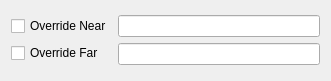
<?xml version="1.0" encoding="UTF-8"?>
<!--
 Copyright 2016 Pixar

 Licensed under the Apache License, Version 2.0 (the "Apache License")
 with the following modification; you may not use this file except in
 compliance with the Apache License and the following modification to it:
 Section 6. Trademarks. is deleted and replaced with:

 6. Trademarks. This License does not grant permission to use the trade
    names, trademarks, service marks, or product names of the Licensor
    and its affiliates, except as required to comply with Section 4(c) of
    the License and to reproduce the content of the NOTICE file.

 You may obtain a copy of the Apache License at

     http://www.apache.org/licenses/LICENSE-2.0

 Unless required by applicable law or agreed to in writing, software
 distributed under the Apache License with the above modification is
 distributed on an "AS IS" BASIS, WITHOUT WARRANTIES OR CONDITIONS OF ANY
 KIND, either express or implied. See the Apache License for the specific
 language governing permissions and limitations under the Apache License.
-->
<ui version="4.0">
 <class>AdjustClipping</class>
 <widget class="QDialog" name="AdjustClipping">
  <property name="geometry">
   <rect>
    <x>0</x>
    <y>0</y>
    <width>331</width>
    <height>81</height>
   </rect>
  </property>
  <property name="windowTitle">
   <string>Adjust Clipping Planes</string>
  </property>
  <layout class="QVBoxLayout" name="verticalLayout">
   <item>
    <layout class="QHBoxLayout" name="horizontalLayout">
     <item>
      <layout class="QVBoxLayout" name="verticalLayout_2">
       <item>
        <widget class="QCheckBox" name="overrideNear">
         <property name="focusPolicy">
          <enum>Qt::NoFocus</enum>
         </property>
         <property name="text">
          <string>Override Near</string>
         </property>
        </widget>
       </item>
       <item>
        <widget class="QCheckBox" name="overrideFar">
         <property name="focusPolicy">
          <enum>Qt::NoFocus</enum>
         </property>
         <property name="text">
          <string>Override Far</string>
         </property>
        </widget>
       </item>
      </layout>
     </item>
     <item>
      <layout class="QVBoxLayout" name="verticalLayout_3">
       <item>
        <widget class="QLineEdit" name="nearEdit"/>
       </item>
       <item>
        <widget class="QLineEdit" name="farEdit"/>
       </item>
      </layout>
     </item>
    </layout>
   </item>
  </layout>
 </widget>
 <resources/>
 <connections/>
</ui>
